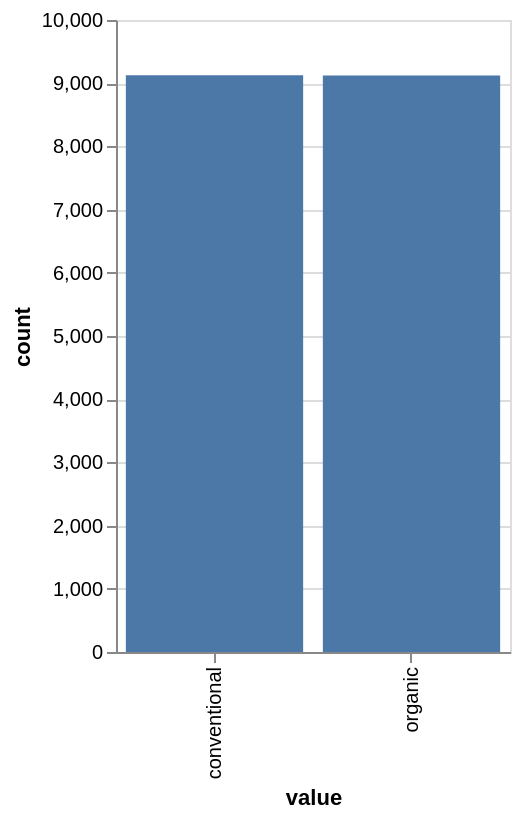

Write the Vega-Lite specification saved for this chart.
### Vega-Lite specification from a JSON file in a GitHub repository (floating-point values rounded to 4 significant figures)
{"$schema": "https://vega.github.io/schema/vega-lite/v5.json", "autosize": "fit", "config": {"view": {"continuousHeight": 300, "continuousWidth": 400}}, "data": {"name": "data-51d37bc725902e20fdaea473a590e44d"}, "datasets": {"data-51d37bc725902e20fdaea473a590e44d": [{"count": 9126, "value": "conventional"}, {"count": 9123, "value": "organic"}]}, "encoding": {"tooltip": [{"field": "value", "type": "nominal"}, {"field": "count", "type": "quantitative"}], "x": {"field": "value", "type": "ordinal"}, "y": {"field": "count", "type": "quantitative"}}, "height": 400, "mark": "bar", "width": 250}
